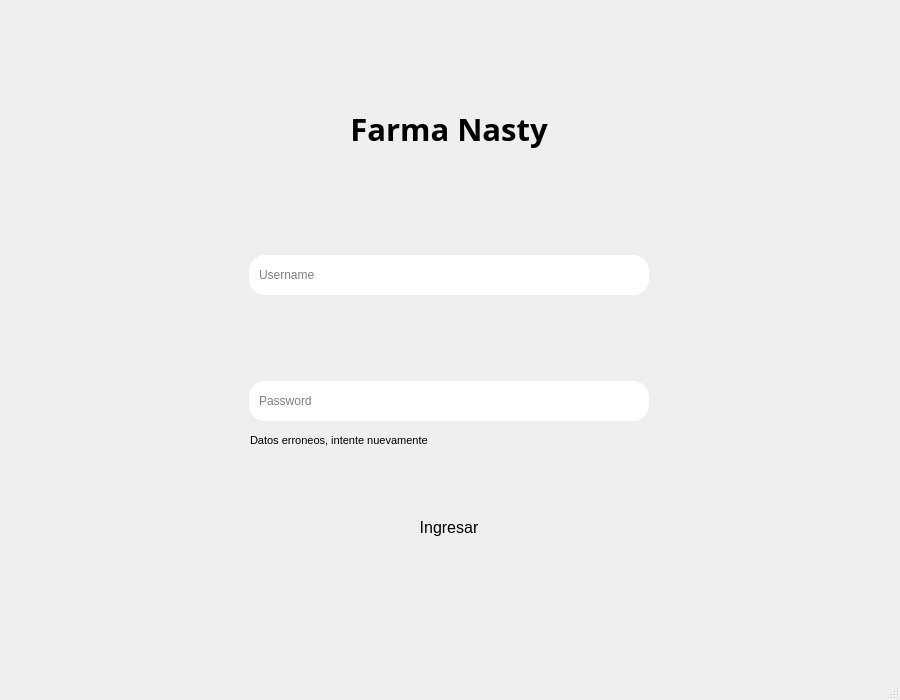
<?xml version="1.0" encoding="UTF-8"?>
<ui version="4.0">
 <class>MainWindow</class>
 <widget class="QMainWindow" name="MainWindow">
  <property name="geometry">
   <rect>
    <x>0</x>
    <y>0</y>
    <width>900</width>
    <height>700</height>
   </rect>
  </property>
  <property name="maximumSize">
   <size>
    <width>900</width>
    <height>700</height>
   </size>
  </property>
  <property name="windowTitle">
   <string>Farmasty / Iniciar Sesion</string>
  </property>
  <property name="styleSheet">
   <string notr="true">background:&quot;#222&quot;; color: &quot;#eee&quot;</string>
  </property>
  <widget class="QWidget" name="centralwidget">
   <property name="layoutDirection">
    <enum>Qt::LeftToRight</enum>
   </property>
   <widget class="QWidget" name="verticalLayoutWidget">
    <property name="geometry">
     <rect>
      <x>9</x>
      <y>9</y>
      <width>881</width>
      <height>621</height>
     </rect>
    </property>
    <layout class="QVBoxLayout" name="verticalLayout">
     <property name="sizeConstraint">
      <enum>QLayout::SetDefaultConstraint</enum>
     </property>
     <item alignment="Qt::AlignHCenter">
      <widget class="QLabel" name="title">
       <property name="minimumSize">
        <size>
         <width>600</width>
         <height>70</height>
        </size>
       </property>
       <property name="maximumSize">
        <size>
         <width>400</width>
         <height>80</height>
        </size>
       </property>
       <property name="font">
        <font>
         <family>Yu Gothic</family>
         <pointsize>23</pointsize>
         <weight>75</weight>
         <italic>false</italic>
         <bold>true</bold>
        </font>
       </property>
       <property name="layoutDirection">
        <enum>Qt::LeftToRight</enum>
       </property>
       <property name="text">
        <string>Farma Nasty</string>
       </property>
       <property name="alignment">
        <set>Qt::AlignCenter</set>
       </property>
      </widget>
     </item>
     <item alignment="Qt::AlignHCenter">
      <widget class="QLineEdit" name="username_input">
       <property name="minimumSize">
        <size>
         <width>400</width>
         <height>30</height>
        </size>
       </property>
       <property name="maximumSize">
        <size>
         <width>400</width>
         <height>40</height>
        </size>
       </property>
       <property name="styleSheet">
        <string notr="true">background-color:'#ccd1d1'; 
color: '#222'; 
padding: 8px;
border-radius: 16px;</string>
       </property>
       <property name="dragEnabled">
        <bool>false</bool>
       </property>
       <property name="placeholderText">
        <string>Username</string>
       </property>
      </widget>
     </item>
     <item alignment="Qt::AlignHCenter">
      <widget class="QLineEdit" name="password_input">
       <property name="minimumSize">
        <size>
         <width>400</width>
         <height>30</height>
        </size>
       </property>
       <property name="maximumSize">
        <size>
         <width>400</width>
         <height>40</height>
        </size>
       </property>
       <property name="styleSheet">
        <string notr="true">background-color:'#ccd1d1'; 
color: '#222';
padding: 8px;
border-radius: 16px;</string>
       </property>
       <property name="echoMode">
        <enum>QLineEdit::Password</enum>
       </property>
       <property name="placeholderText">
        <string>Password</string>
       </property>
      </widget>
     </item>
     <item alignment="Qt::AlignHCenter">
      <widget class="QPushButton" name="loginBtn">
       <property name="minimumSize">
        <size>
         <width>200</width>
         <height>40</height>
        </size>
       </property>
       <property name="maximumSize">
        <size>
         <width>400</width>
         <height>40</height>
        </size>
       </property>
       <property name="font">
        <font>
         <pointsize>12</pointsize>
        </font>
       </property>
       <property name="cursor">
        <cursorShape>PointingHandCursor</cursorShape>
       </property>
       <property name="layoutDirection">
        <enum>Qt::LeftToRight</enum>
       </property>
       <property name="autoFillBackground">
        <bool>false</bool>
       </property>
       <property name="styleSheet">
        <string notr="true">border-radius: 16px;
padding:4px;
background-color: '#ccd1d1';
color:&quot;#222&quot;</string>
       </property>
       <property name="text">
        <string>Ingresar</string>
       </property>
       <property name="autoRepeat">
        <bool>false</bool>
       </property>
      </widget>
     </item>
    </layout>
   </widget>
   <widget class="QLabel" name="error">
    <property name="enabled">
     <bool>true</bool>
    </property>
    <property name="geometry">
     <rect>
      <x>250</x>
      <y>430</y>
      <width>300</width>
      <height>20</height>
     </rect>
    </property>
    <property name="sizePolicy">
     <sizepolicy hsizetype="Preferred" vsizetype="Preferred">
      <horstretch>0</horstretch>
      <verstretch>0</verstretch>
     </sizepolicy>
    </property>
    <property name="minimumSize">
     <size>
      <width>300</width>
      <height>10</height>
     </size>
    </property>
    <property name="maximumSize">
     <size>
      <width>500</width>
      <height>20</height>
     </size>
    </property>
    <property name="font">
     <font>
      <pointsize>8</pointsize>
     </font>
    </property>
    <property name="layoutDirection">
     <enum>Qt::LeftToRight</enum>
    </property>
    <property name="styleSheet">
     <string notr="true">color: 'red';
</string>
    </property>
    <property name="text">
     <string>Datos erroneos, intente nuevamente</string>
    </property>
    <property name="textFormat">
     <enum>Qt::AutoText</enum>
    </property>
    <property name="scaledContents">
     <bool>false</bool>
    </property>
    <property name="alignment">
     <set>Qt::AlignLeading|Qt::AlignLeft|Qt::AlignVCenter</set>
    </property>
    <property name="wordWrap">
     <bool>true</bool>
    </property>
   </widget>
  </widget>
  <widget class="QMenuBar" name="menubar">
   <property name="geometry">
    <rect>
     <x>0</x>
     <y>0</y>
     <width>900</width>
     <height>26</height>
    </rect>
   </property>
  </widget>
  <widget class="QStatusBar" name="statusbar"/>
 </widget>
 <resources/>
 <connections/>
</ui>
